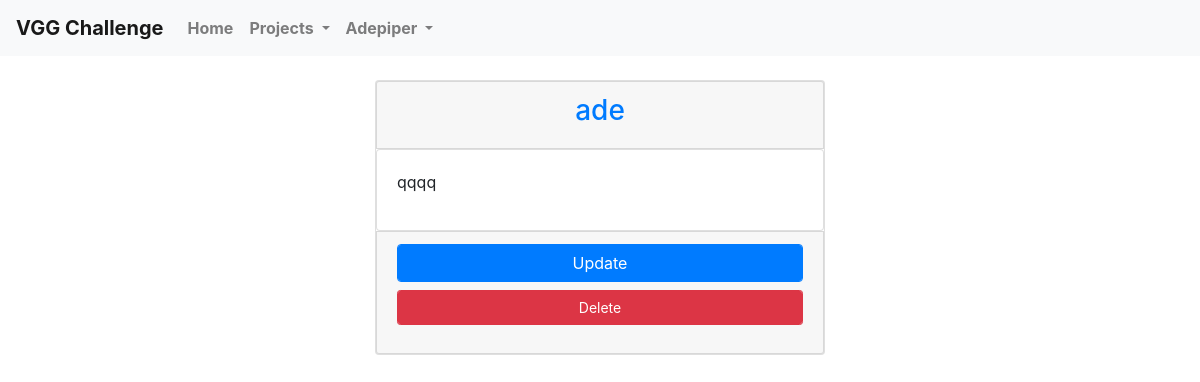
/project (signed in), run on an earlier commit of the app's database.
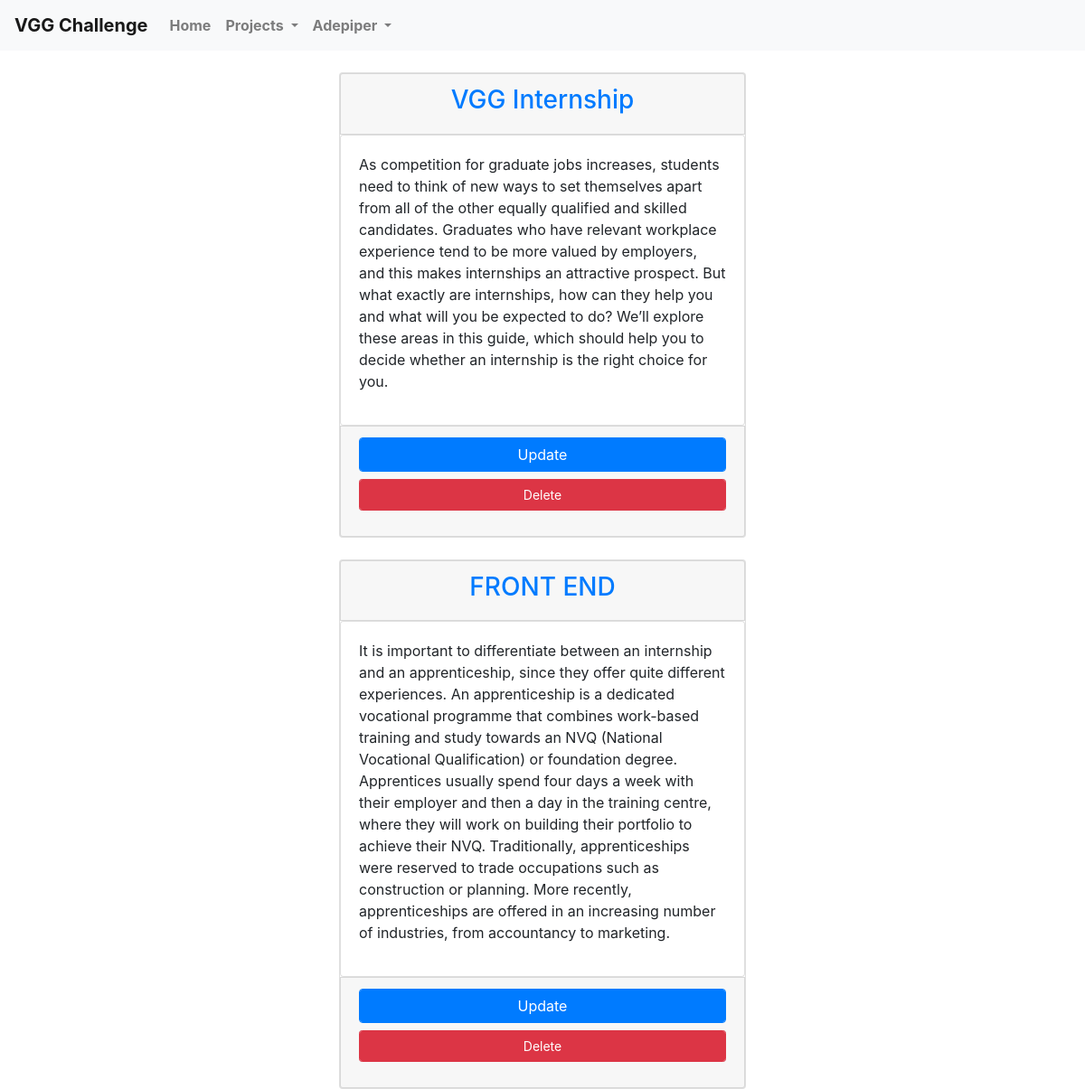
And on a later commit of the database.
### vgginternship/models.py (models this page shows, shortened)
class Projects(db.Model):
    id = db.Column(db.Integer, primary_key=True)
    name = db.Column(db.String(100), nullable = False, unique= True)
    description = db.Column(db.Text, nullable= False)
    actions = db.relationship('Actions', backref='name', lazy=True)

### vgginternship/projects/routes.py (the view)
@projects.route('/project')
@login_required
def project():
    projects = Projects.query.all()
    return render_template('project.html', projects=projects)

### vgginternship/models.py (called while the page is built)
@login_manager.user_loader
def load_user(user_id):
    return User.query.get(int(user_id))

### vgginternship/templates/project.html (shortened to what this page needs)
{% extends "layout.html" %}
    {% block content %}
        {% for project in projects %}
        <div class="container">
            <div class="card mt-4">
              <div class="card card-header text-center">
                  <a href="{{ url_for('projects.projectz', project_id = project.id) }}"><h3>{{project.name}}</h3></a>
              </div>
              <div class="card card-body">
                  <p>{{project.description}}</p>
              </div>
              <div class="card card-footer">
                <div class="form-group">
                  <a class="form-control mb-2 text-center btn btn-primary" href="{{ url_for('projects.updateProject', project_id = project.id) }}">Update</a>
                  <button type="button" data-toggle="modal" data-target="#deleteModal" class="btn btn-danger btn-sm form-control">Delete</button>
                  </div>
              </div>
            </div>
                  </div>
        {% endfor %}
    {% endblock content %}

What changed in the data, as far as the page shows it:
removed Projects: name "ade", description "qqqq"
added Projects: name "VGG Internship", description "As competition for graduate jobs increases, students need to think of new ways to set themselves apart from all of the other equally qualified and skilled candidates. Graduates who have relevant workplace experience tend to be more valued by employers, and this makes internships an attractive prospect. But what exactly are internships, how can they help you and what will you be expected to do? We’ll explore these areas in this guide, which should help you to decide whether an internship is the right choice for you."
added Projects: name "FRONT END", description "It is important to differentiate between an internship and an apprenticeship, since they offer quite different experiences. An apprenticeship is a dedicated vocational programme that combines work-based training and study towards an NVQ (National Vocational Qualification) or foundation degree. Apprentices usually spend four days a week with their employer and then a day in the training centre, where they will work on building their portfolio to achieve their NVQ. Traditionally, apprenticeships were reserved to trade occupations such as construction or planning. More recently, apprenticeships are offered in an increasing number of industries, from accountancy to marketing."
